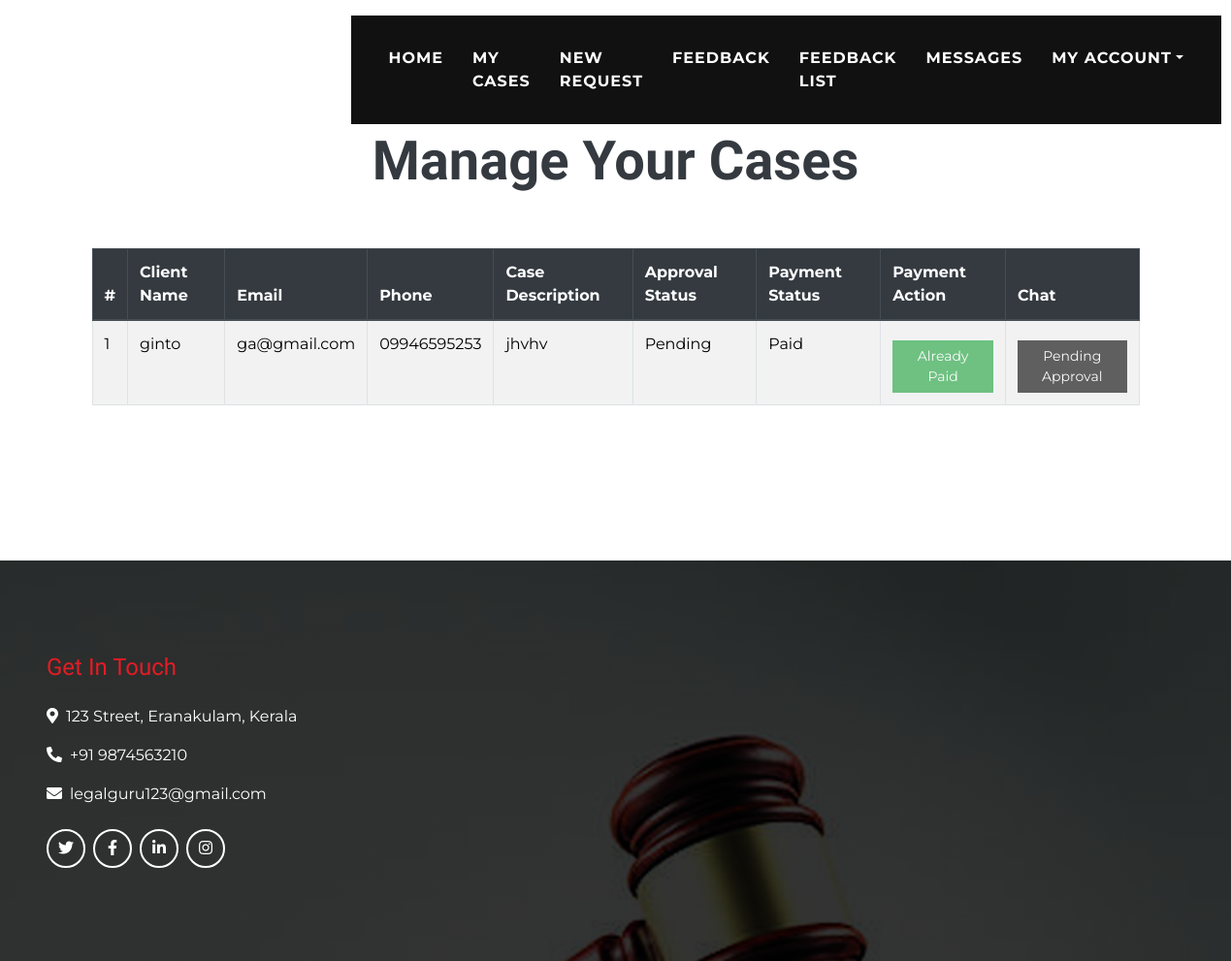
Before: /client/clientcaselist with the older database file.
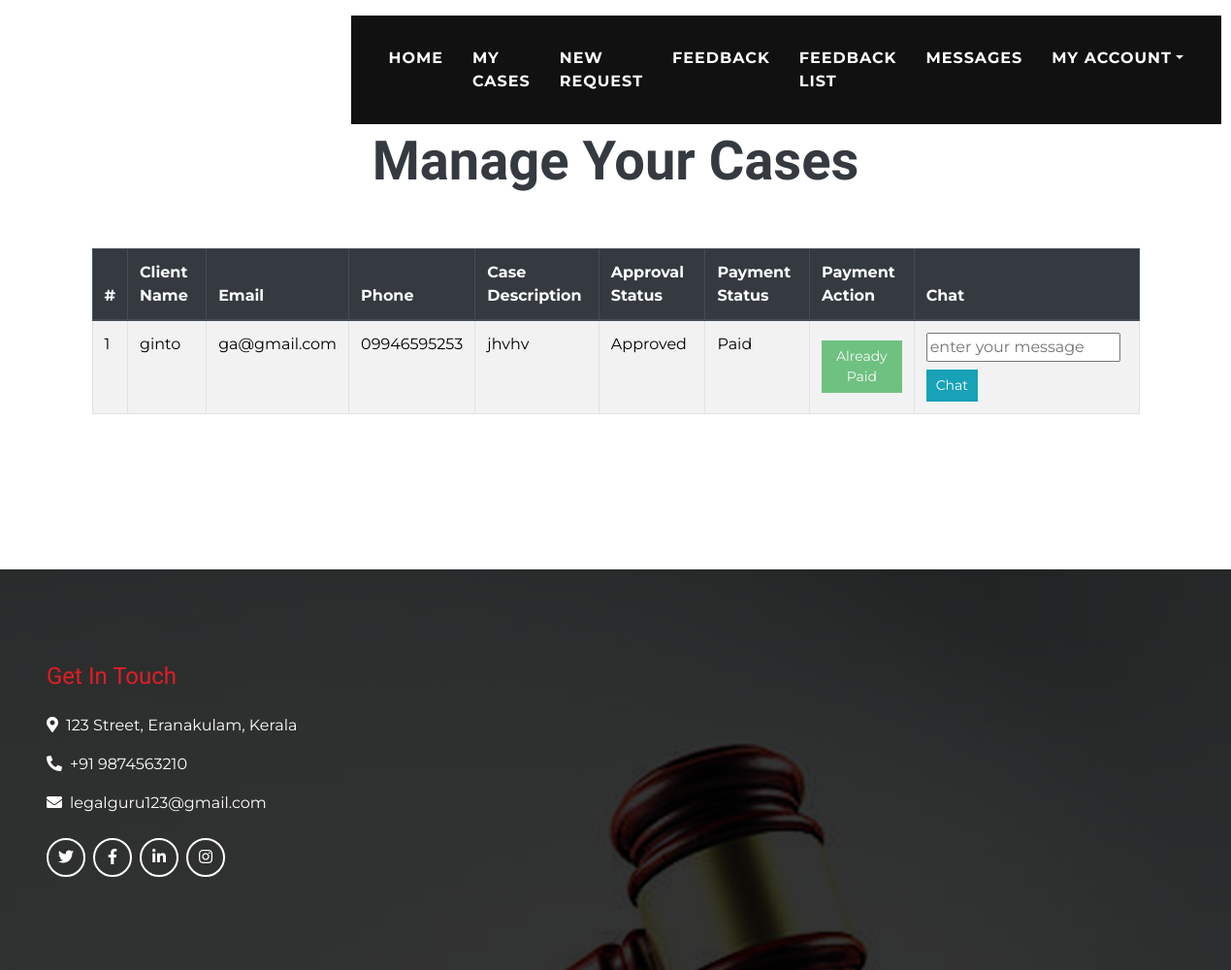
After: the same page with the newer database file.
### home/models.py (models this page shows, shortened)
class CaseRequest(models.Model):
    req_id = models.AutoField(primary_key=True)
    lawyer = models.ForeignKey(AdvocateRegistration,on_delete=models.CASCADE)
    name = models.CharField(max_length=50)
    email = models.EmailField(max_length=50)
    phone = models.CharField(max_length=11)
    case_des = models.TextField()
    approval = models.CharField(max_length=50, choices=[('Approved', 'Approved'), ('Pending', 'Pending'), ('Rejected', 'Rejected')], default='Pending')
    cust_approval = models.CharField(max_length=50, choices=[('Approved', 'Approved'), ('Pending', 'Pending'), ('Rejected', 'Rejected')], default='Pending')
    payment_approval = models.CharField(max_length=50, choices=[('Paid', 'Paid'), ('Unpaid', 'Unpaid')], default='Unpaid')

### client/views.py (the view)
# urls.py: path('clientcaselist',views.clientcaselist,name='clientcaselist'),
def clientcaselist(request):
    cases = CaseRequest.objects.all()
    return render(request, 'clientcaselist.html', {'cases': cases})

### templates/clientcaselist.html (shortened to what this page needs)
{% extends "clientbase.html" %}
{% load static %}
{% block content %}
<div class="container py-5">
    <div class="d-flex flex-column text-center mb-5">
        <h4 class="text-primary font-weight-bold">Case List</h4>
        <h4 class="display-4 font-weight-bold">Manage Your Cases</h4>
    </div>
    <table class="table table-striped table-bordered">
        <thead class="thead-dark">
        <tr>
            <th>#</th>
            <th>Client Name</th>
            <th>Email</th>
            <th>Phone</th>
            <th>Case Description</th>
            <th>Approval Status</th>
            <th>Payment Status</th>
            <th>Payment Action</th>
            <th>Chat</th>
        </tr>
        </thead>
        <tbody>
        {% for case in cases %}
        <tr>
            <td>{{ case.req_id }}</td>
            <td>{{ case.name }}</td>
            <td>{{ case.email }}</td>
            <td>{{ case.phone }}</td>
            <td>{{ case.case_des }}</td>
            <td>{{ case.approval }}</td>
            <td>{{ case.payment_approval }}</td>
            <td>
                {% if case.payment_approval == 'Unpaid' %}
                <form method="POST" action="{% url 'payment_page' case.req_id %}">
                    {% csrf_token %}
                    <button type="submit" class="btn btn-sm btn-primary mt-2">Mark as Paid</button>
                </form>
                {% else %}
                <button type="button" class="btn btn-sm btn-success mt-2" disabled>Already Paid</button>
                {% endif %}
            </td>
            <td>
                {% if case.approval == 'Approved' %}
                <form action="{% url 'send_message' case.req_id %}" method="post">
                     <input type="text" name="message" placeholder="enter your message">
                <button type="submit" class="btn btn-sm btn-info mt-2" >Chat</button>
                </form>
                {% else %}
                <button type="button" class="btn btn-sm btn-secondary mt-2" disabled>Pending Approval</button>
                {% endif %}
            </td>
        </tr>
        {% empty %}
        <tr>
            <td colspan="9" class="text-center">No cases found.</td>
        </tr>
        {% endfor %}
        </tbody>
    </table>
</div>
{% endblock %}

Changed rows visible on the page:
changed CaseRequest "ginto": approval "Pending" → "Approved"; approval "Pending Approval" → "Chat"
